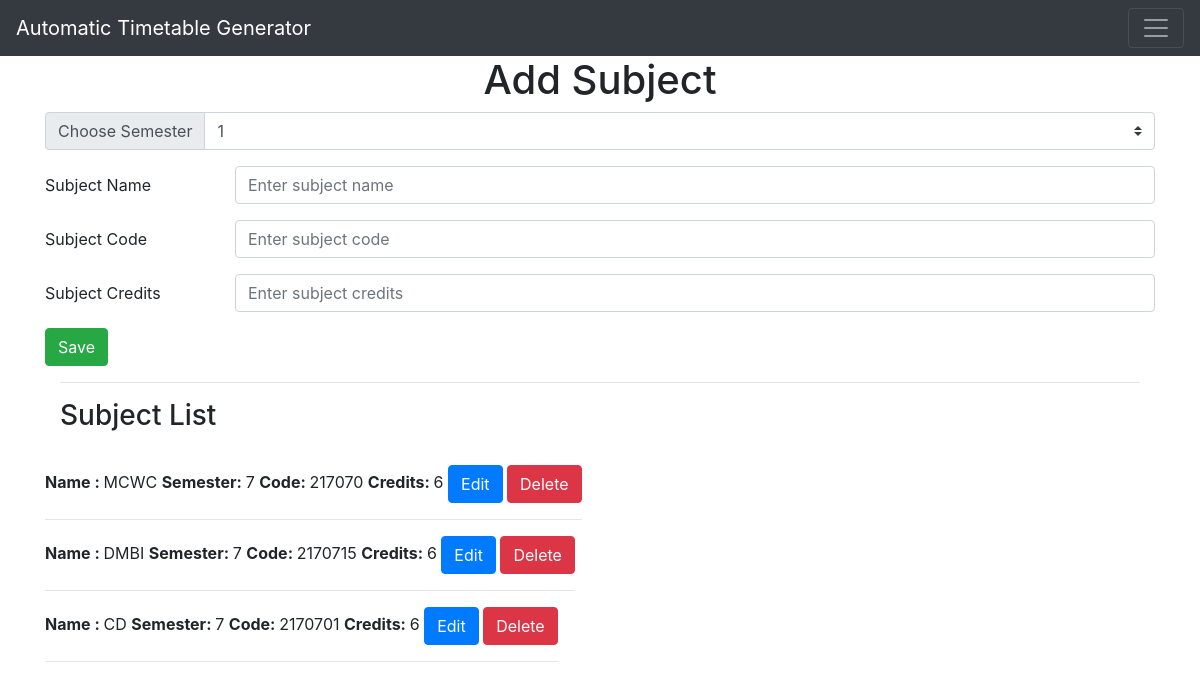
/add-subject, run on an earlier commit of the app's database.
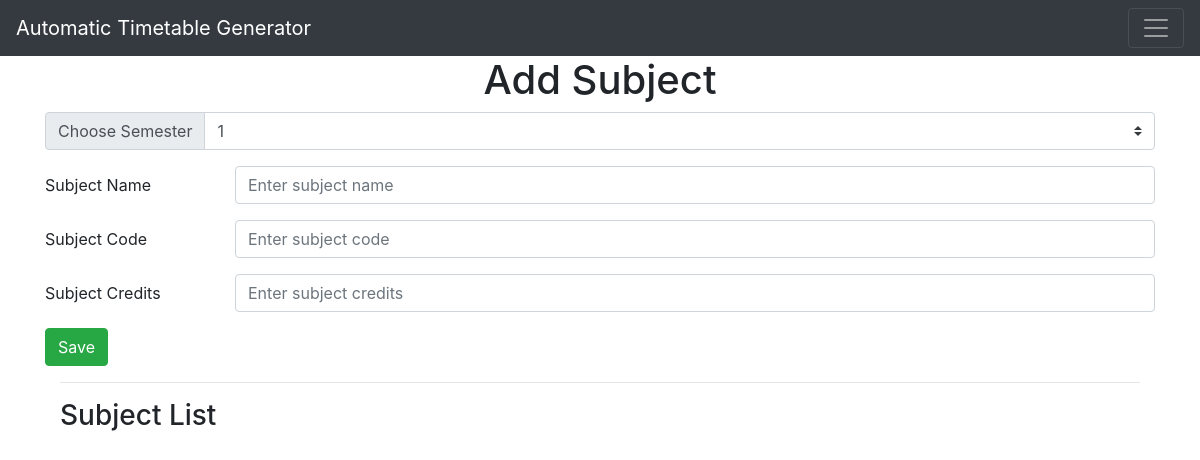
And on a later commit of the database.
### app.py (models this page shows, shortened)
class Subject(db.Model):
    id = db.Column(db.Integer, primary_key=True)
    sub_name = db.Column(db.String(40), nullable=False)
    sub_code = db.Column(db.Integer, nullable=False)
    sub_sem = db.Column(db.Integer, nullable=False)
    sub_credits = db.Column(db.Integer, nullable=False)

### app.py (the view)
@app.route('/add-subject', methods=['GET','POST'])
def add_sub():
    if request.method == "POST":
        sub_sem = request.form.get('choosesemester')
        sub_name = request.form['subjectname']
        sub_code = request.form['subjectcode']
        sub_credits = request.form['subjectcredits']
        new_subject = Subject(sub_sem=sub_sem, sub_name=sub_name, sub_code=sub_code, sub_credits=sub_credits)
        db.session.add(new_subject) # added for this session only
        db.session.commit() # added permanently
        return redirect('/add-subject')
    else:
        all_subject = Subject.query.order_by(Subject.id).all()
        return render_template('add-subject.html', subjects = all_subject)

### templates/add-subject.html (shortened to what this page needs)
{% extends 'base.html' %}
{% block body %}
<div class="container">
    <h1 style="text-align:center" >Add Subject</h1>
</div>
<form action="/add-subject" method="post">
    <div class="input-group mb-3">
      <div class="input-group-prepend">
        <label class="input-group-text" for="choosesemester">Choose Semester</label>
      </div>
      <select class="custom-select" name="choosesemester" id="choosesemester">
        <option value="1">1</option>
      </select>
    </div>
    <div class="form-group row">
    <label for="subjectname" class="col-sm-2 col-form-label">Subject Name</label>
    <div class="col-sm-10">
      <input type="text" class="form-control" name="subjectname" id="subjectname" placeholder="Enter subject name" required>
    </div>
  </div>
  <div class="form-group row">
    <label for="subjectcode" class="col-sm-2 col-form-label">Subject Code</label>
    <div class="col-sm-10">
      <input type="number" class="form-control" name="subjectcode" id="subjectcode" placeholder="Enter subject code" required>
    </div>
  </div>
  <div class="form-group row">
    <label for="subjectcode" class="col-sm-2 col-form-label">Subject Credits</label>
    <div class="col-sm-10">
      <input type="number" class="form-control" name="subjectcredits" id="subjectcredits" placeholder="Enter subject credits" required>
    </div>
  </div>
  <div>
      <button class="btn btn-success" type="submit">Save</button>
  </div>
</form>
<div class="container">
    <hr>
    <h3>Subject List</h3>
    <br>
    {% for subject in subjects %}
        <div class="row">
            <div class="column">
                <b>Name : </b>{{subject.sub_name}}
                <b>Semester: </b> {{subject.sub_sem}}
                <b>Code: </b> {{subject.sub_code}}
                <b>Credits: </b>{{subject.sub_credits}}
                <a class="btn btn-primary" href="/edit/subject/{{subject.id}}" >Edit</a>
                <a class="btn btn-danger" href="/delete/subject/{{subject.id}}" >Delete</a>
                <hr>
            </div>
        </div>
    {% endfor %}
</div>
{% endblock %}

### templates/base.html (shortened to what this page needs)
<!DOCTYPE html>
<html lang="en" dir="ltr">
    <head>
        <link rel="stylesheet" href="{{ url_for('static', filename='css/main.css') }}">
        <link rel="stylesheet" href="https://cdn.jsdelivr.net/npm/bootstrap@4.5.3/dist/css/bootstrap.min.css">
    </head>
    <body>
        <nav class="navbar navbar-dark bg-dark">
    <a class="navbar-brand" href="/">Automatic Timetable Generator</a>
    <button class="navbar-toggler" type="button" data-toggle="collapse" data-target="#navbarsExample01" aria-controls="navbarsExample01" aria-expanded="false" aria-label="Toggle navigation">
        <span class="navbar-toggler-icon"></span>
    </button>
</nav>
        <div class="container">
            {% block body %} {% endblock %}
        </div>
    </body>
</html>

### static/css/main.css (style rules this page uses)
body { font-family: Helvetica; }

What changed in the data, as far as the page shows it:
removed Subject: sub_name "MCWC", sub_sem "7", sub_code "217070", sub_credits "6"
removed Subject: sub_name "DMBI", sub_sem "7", sub_code "2170715", sub_credits "6"
removed Subject: sub_name "CD", sub_sem "7", sub_code "2170701", sub_credits "6"
